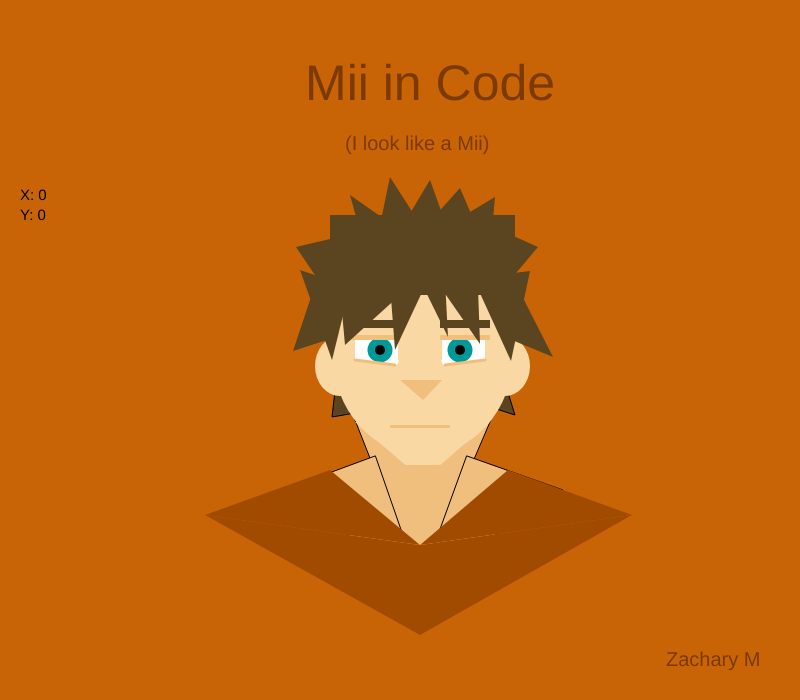
Frame 1 (no input)
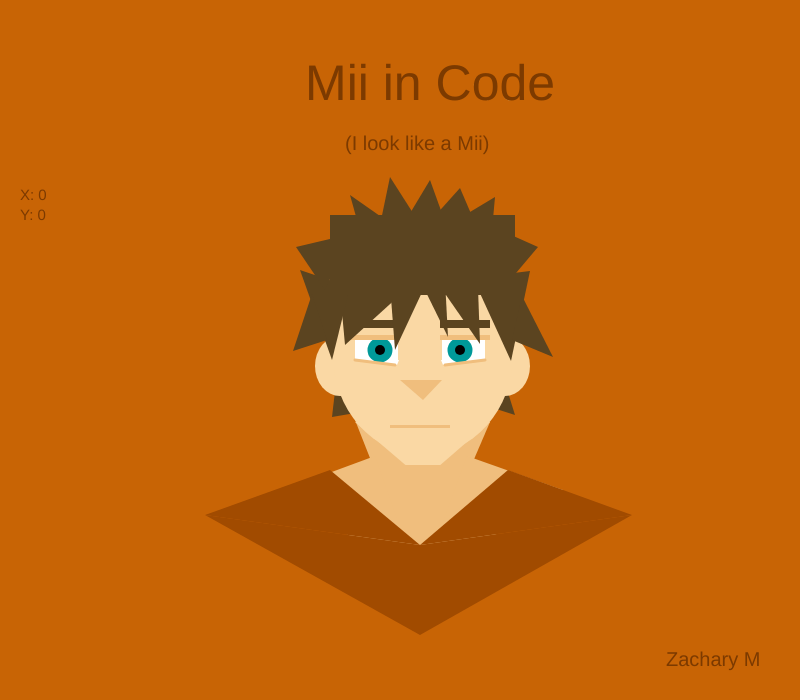
Frame 60 (no input)
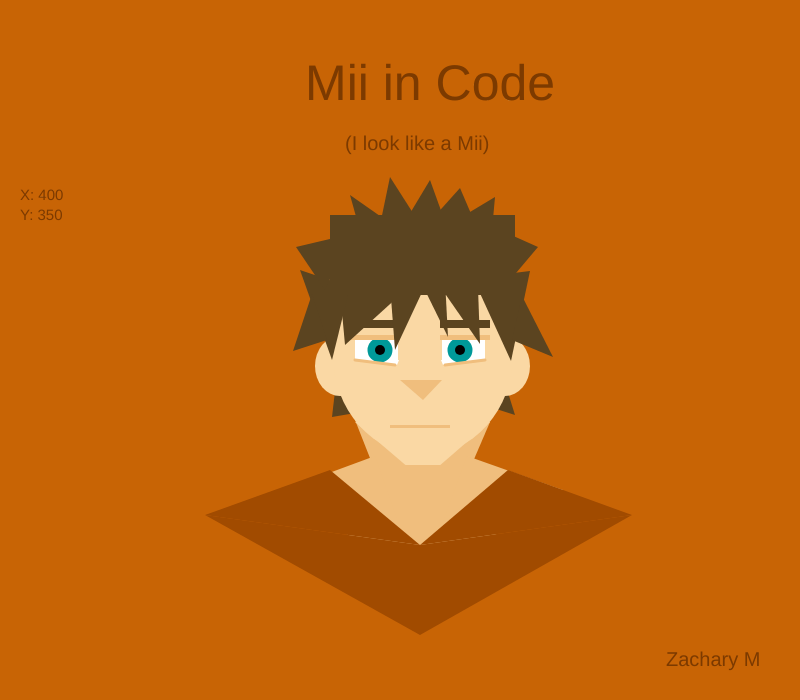
Frame 120 (the mouse pressed at the canvas centre since frame 60)

The p5.js sketch that drew these frames (run headless with seeded random() and noise() and a simulated clock; from frame 60 on, the mouse is pressed at the canvas centre):

// p5.js sketch
// ── sketch.js
var x = 100;
var y = 100;
function setup()
{
    createCanvas(800, 700);
}

function draw()
{
    background(200,100,5);
    textSize(15);
    text("X: " + mouseX,20,200 );
    text("Y: " + mouseY,20,220 );
    //back hair
    fill(91,68,32)
    triangle(335,391,332,417,361,412)
    triangle(505,383,515,415,490,407)
    //neck
    fill(240,190,125)
    triangle(355,420,420,585,490,422)
    triangle(375,456,283,490,420,585)
    triangle(467,456,563,490,420,585)
   //head
    strokeWeight(0)
    fill(250,216,164)
    ellipse(340,366,50,60)
    ellipse(505,366,50,60)
    ellipse(423,315,200,200)
    ellipse(423,355,180,200)
    triangle(355,422,423,480,490,422)
    //eyebrows
    fill(91,68,32)
    rect(350,320,50,8)
    rect(440,320,50,8)
    //eye whites
    fill(255,255,255)
    rect(355,340,43,20)
    rect(442,340,43,20)
    triangle(355,360,397,365,399,360)
    triangle(441,360,443,365,483,360)
    //irises
    fill(0,153,153)
    ellipse(380,350,25)
    ellipse(460,350,25)
    //pupils and around eyes
    fill(0,0,0)
    strokeWeight(10)
    stroke(0,0,0)
    point(380,350)
    point(460,350)
    strokeWeight(0)
    fill(240,190,125)
    rect(350,335,50,5)
    rect(440,335,50,5)
    strokeWeight(3)
    stroke(240,190,125)
    line(395,365,355,360)
    line(445,365,485,360)
    //nose
    strokeWeight(0)
    fill(240,190,125)
    triangle(400,380,423,400,442,380)
    //mouth
    rect(390,425,60,3)
    //front hair
    fill(91,68,32)
    triangle(420,280,448,337,445,280)
    triangle(430,272,480,344,477,260)
    triangle(473,278,511,361,530,271)
    triangle(512,340,553,357,522,296)
    triangle(424,288,395,350,390,285)
    triangle(400,295,345,345,340,290)
    triangle(350,287,332,360,300,270)
    triangle(327,340,293,351,312,294)
    triangle(325,290,296,247,351,234)
    triangle(362,238,350,195,400,230)
    triangle(500,292,538,247,500,230)
    triangle(492,230,495,197,440,230)
    triangle(380,225,390,177,420,224)
    triangle(403,225,430,180,448,230)
    triangle(425,227,460,188,475,223)
    rect(330,215,185,80)
    //git a damn shirt on
    fill(240,190,125)
    rect(395,465,50,20)
    fill(161,75,0)
    triangle(330,470,420,545,205,515)
    triangle(508,470,420,545,632,515)
    triangle(205,515,420,635,420,545)
    triangle(632,515,420,635,420,545)
    //text
    fill(124,58,0)
    textSize(50)
    text('Mii in Code',305,100)
    textSize(20)
    text('Zachary M',666,666)
     text('(I look like a Mii)',345,150)
}
// ── CCFinalPage.html
<html>
<head>
    <title>Homework 6 Website</title>
   <meta charset="utf-8">
  <meta name="viewport" content="width=device-width, initial-scale=1">
  <link rel="stylesheet" href="https://stackpath.bootstrapcdn.com/bootstrap/4.3.1/css/bootstrap.min.css" integrity="sha384-ggOyR0iXCbMQv3Xipma34MD+dH/1fQ784/j6cY/iJTQUOhcWr7x9JvoRxT2MZw1T" crossorigin="anonymous">
  <script src="https://stackpath.bootstrapcdn.com/bootstrap/4.3.1/js/bootstrap.min.js" integrity="sha384-JjSmVgyd0p3pXB1rRibZUAYoIIy6OrQ6VrjIEaFf/nJGzIxFDsf4x0xIM+B07jRM" crossorigin="anonymous"></script>
<style>
h1 {
    border: 4px solid lightsalmon;
    margin: 30px;
    color: coral;
    font-family: 'Lucida Sans', 'Lucida Sans Regular', 'Lucida Grande', 'Lucida Sans Unicode', Geneva, Verdana, sans-serif;
}
h3 {
    color: coral;
    font-family: 'Lucida Sans', 'Lucida Sans Regular', 'Lucida Grande', 'Lucida Sans Unicode', Geneva, Verdana, sans-serif;
    margin-left: 20px;
}
li {
    color: indianred;
    font-family: 'Lucida Sans', 'Lucida Sans Regular', 'Lucida Grande', 'Lucida Sans Unicode', Geneva, Verdana, sans-serif;
    margin-left: 30px;
}
h5 {
    margin-left: 30px;
    font-family: 'Lucida Sans', 'Lucida Sans Regular', 'Lucida Grande', 'Lucida Sans Unicode', Geneva, Verdana, sans-serif;
}
a {
    color: indianred;
}
h4 {
    color:lightsalmon;
    font-family: 'Lucida Sans', 'Lucida Sans Regular', 'Lucida Grande', 'Lucida Sans Unicode', Geneva, Verdana, sans-serif;
    margin-left: 30px;
    margin-right: 200px;
}
p {
    margin-bottom: 50px;
}
img {
    border: 5px solid coral;
}
</style>    
</head>

<body>
<h1 style="text-align:center;">Creative Coding Final Portfolio</h1>
<p>
<h3>Scratch Story: Evolution of a Dragon</h3>
<h4>-    The funny story of how a snake evolves into a dragon; all told through scratch! Complete with basic animations and hilarious audios! -</h4>
<h5><a href="https://scratch.mit.edu/projects/1214172425/">Evolution of a Dragon</a> </h5>
    <img style="margin-left: 30px;" src="Screenshot 2025-12-01 at 7.54.27 PM.png" height="200" width="250">
<p>
<h3>Play Lab: Dog Chasing a Dragon</h3>
<h4>-    Just a happy dog chasing a purple dragon. Every five points earned changes the setting and difficulty until you win! -</h4>
<h5><a href="https://studio.code.org/projects/playlab/n7cLECZsCQN38_9Lg1S8_UsGygrJyQAUN9DqQ-CfrSQ/view">Dog Chasing a Dragon</a> </h5>
    <img style="margin-left: 30px;" src="Screenshot 2025-12-01 at 8.17.46 PM.png" height="200" width="200">
<p>
<h3>Alice: Crows on Mars</h3>
<h4>-    A group of three crows explore the planet Mars together. One is very excited and the other exudes apathy. What mysteries will you encounter? -</h4>
<h5><a href="https://raw.githubusercontent.com/ZacharyMorinville/MART---120/refs/heads/main/Homework%205/Crows%20on%20Mars%20(even%20though%20they're%20ravens).a3p">Crows on Mars</a> </h5>
    <img style="margin-left: 30px;" src="Crows.png" height="200" width="200">
<p>
<h3>Html Pages</h3>
<h4>-    These very pages! Page 1 details a list of my hobbies and favorite restaurants, page 2 contains some of my creative works, and page 3 is for contacts. -</h4>
<h5><a href="Homework8Page1.html">The Website You Are on Right Now!</a></h5>
    <img style="margin-left: 30px;" src="html site.png" height="200" width="270">
<p>
<h3>p5.js Portrait</h3>
<h4>-    A portrait of myself using p5.js. The end result-to me-looked like a Mii, so I went with it! -</h4>
<h5><a href="Homework 9.html">Mii in Code</a></h5>
    <img style="margin-left: 30px;" src="Mii in Code.png" height="200" width="230">
<p>
<h3>p5.js Portrait: Animated!</h3>
<h4>-    The previous portrait, but with movement! -</h4>
<h5><a href="Homework 10.html">Mii Animated</a></h5>
    <img style="margin-left: 30px;" src="Mii animated.png" height="200" width="230">
<p>
<h3>Game In a Browser</h3>
<h4>-    A game with a little orange ball controlled by the player and two obstacle rectangles. The obstacles won't do any harm, but the player can still have have fun avoiding them to get to the exit. -</h4>
<h5><a href="Homework 11.html">Blocks Game</a></h5>
    <img style="margin-left: 30px;" src="Bolcksfirst.png" height="200" width="200">
<p>
<h3>Game In a Browser: Arrays</h3>
<h4>-     -</h4>
<h5><a href="Homework 13.html">Raining Circles</a></h5>
    <img style="margin-left: 30px;" src="ArrayGame.png" height="200" width="200">
<p>




<br />
<h3>Other Pages:</h3>
<h5><a href="Homework8Page1.html">Page 1!</a></h5>
<br />
<h5><a href="Homework8Page2.html">Page 2!</a></h5>
<br />
<h5><a href="Homework8Page3.html">Page 3!</a></h5>
<br />

</body>

</html>
// ── Homework 10.html
<html>
    <head>
        <title>p5.js Homework</title>
        <script src="https://cdnjs.cloudflare.com/ajax/libs/p5.js/1.1.9/p5.min.js"></script>
        <script src="miianim.js"></script>
        <script src="p5.min.js"></script>
    </head>
    <body>

    </body>
</html>
// ── Homework 13.html
<html>
    <head>
        <title>p5.js Homework</title>
        <script src="https://cdnjs.cloudflare.com/ajax/libs/p5.js/1.1.9/p5.min.js"></script>
        <script src="game2.js"></script>
        <script src="p5.min.js"></script>
    </head>
    <body>

    </body>
</html>
// ── Homework8Page1.html
<html>
<head>
    <title>Homework 6 Website</title>
   <meta charset="utf-8">
  <meta name="viewport" content="width=device-width, initial-scale=1">
  <link rel="stylesheet" href="https://stackpath.bootstrapcdn.com/bootstrap/4.3.1/css/bootstrap.min.css" integrity="sha384-ggOyR0iXCbMQv3Xipma34MD+dH/1fQ784/j6cY/iJTQUOhcWr7x9JvoRxT2MZw1T" crossorigin="anonymous">
  <script src="https://stackpath.bootstrapcdn.com/bootstrap/4.3.1/js/bootstrap.min.js" integrity="sha384-JjSmVgyd0p3pXB1rRibZUAYoIIy6OrQ6VrjIEaFf/nJGzIxFDsf4x0xIM+B07jRM" crossorigin="anonymous"></script>
<style>
h1 {
    border: 4px solid lightsalmon;
    margin: 30px;
    color: coral;
    font-family: 'Lucida Sans', 'Lucida Sans Regular', 'Lucida Grande', 'Lucida Sans Unicode', Geneva, Verdana, sans-serif;
}
h3 {
    color: coral;
    font-family: 'Lucida Sans', 'Lucida Sans Regular', 'Lucida Grande', 'Lucida Sans Unicode', Geneva, Verdana, sans-serif;
    margin-left: 20px;
}
li {
    color: indianred;
    font-family: 'Lucida Sans', 'Lucida Sans Regular', 'Lucida Grande', 'Lucida Sans Unicode', Geneva, Verdana, sans-serif;
    margin-left: 30px;
}
h5 {
    margin-left: 30px;
    font-family: 'Lucida Sans', 'Lucida Sans Regular', 'Lucida Grande', 'Lucida Sans Unicode', Geneva, Verdana, sans-serif;
}
a {
    color: indianred;
}
</style>    
</head>
<body>
<h1 style="text-align:center;">Homework Six</h1>
<br />
<h3>My Favorite Hobbies</h3>
<ul>
    <li>Drawing</li>
    <li>Minecraft</li>
    <li>Hiking</li>
    <li>Being Outside</li>
</ul>
<br />
<ul>
    <li><a href="https://backyardtaphouse.com">Backyard Taphouse</a></li>
    <li><a href="https://tincanbarandgrill.com">The Tin Can</a></li>
    <li><a href="https://napsgrill.com">Naps Grill</a></li>
</ul>
<br />
<ol>
    <li><a href="https://artfight.net">Artfight</a></li>
    <li><a href="https://www.youtube.com">Youtube</a></li>
    <li><a href="https://loreforge.com">Lore Forge</a></li>
</ol>
<br />
<h3>Other Pages:</h3>
<h5><a href="Homework8Page2.html">Page 2!</a></h5>
<p>
<h5><a href="Homework8Page3.html">Page 3!</a></h5>
<p>
<h5><a href="CCFinalPage.html">Portfolio!</a></h5>
<p>
<button type="button" class="btn btn-danger">BOO</button>

</body>
</html>
// ── Homework8Page2.html
<html>
    <head>
        <title>Homework 6 Website Page 2</title>
        <meta charset="utf-8">
  <meta name="viewport" content="width=device-width, initial-scale=1">
  <link rel="stylesheet" href="https://stackpath.bootstrapcdn.com/bootstrap/4.3.1/css/bootstrap.min.css" integrity="sha384-ggOyR0iXCbMQv3Xipma34MD+dH/1fQ784/j6cY/iJTQUOhcWr7x9JvoRxT2MZw1T" crossorigin="anonymous">
  <script src="https://stackpath.bootstrapcdn.com/bootstrap/4.3.1/js/bootstrap.min.js" integrity="sha384-JjSmVgyd0p3pXB1rRibZUAYoIIy6OrQ6VrjIEaFf/nJGzIxFDsf4x0xIM+B07jRM" crossorigin="anonymous"></script>
   <style>
    body {
        background-image: url("IMG_0273.PNG");
        background-size: cover;
        background-repeat: no-repeat;
    }
   </style>
</head>
    <body>
        <h1 style="color: lightsalmon; margin-left: 20px; font-family: 'Lucida Sans', 'Lucida Sans Regular', 'Lucida Grande', 'Lucida Sans Unicode', Geneva, Verdana, sans-serif;">Page 2</h1>
        <h2 style="margin-left: 30px; color: coral; font-family: 'Lucida Sans', 'Lucida Sans Regular', 'Lucida Grande', 'Lucida Sans Unicode', Geneva, Verdana, sans-serif;">Wipeout</h2>
        <p style="color: lightsalmon; font-family: 'Lucida Sans', 'Lucida Sans Regular', 'Lucida Grande', 'Lucida Sans Unicode', Geneva, Verdana, sans-serif; background-color:sienna; margin-left: 20px; margin-right: 20px;">	As he stands, he looks very similar to how he does presently, just with less graying hair and wrinkles. He is wearing the typical Watch uniform, sliding the mask on and putting up his hood, but it now has a considerable amount of blood splattered on. The main eye-catcher, however, is the very blank, very dead expression seen on his face. There could be a million thoughts going through his head, or none. Maybe this outcome was fate, maybe it is the result of many mistakes piling on top of each other, either way, all hope is gone from this person. Death isnt justice, life isnt justice. Justice has never existed and never will. There is nothing left intact of this persons former being. Everything will change now, and the path his family brought him up to follow will no longer be left without footsteps covering it. The sick consequence of his existence has finally caught up to him, and now he will restart from the beginning. Whether this is a good or bad thing, he will have to wait and see.
	The camera fades to black for the final time.
</p>
<h4 style="color:coral; margin-left: 30px; font-family: 'Lucida Sans', 'Lucida Sans Regular', 'Lucida Grande', 'Lucida Sans Unicode', Geneva, Verdana, sans-serif;">End snippet of a 2024 work of mine.</h4>
<img src="IMG_966EE5C476D3-1.jpeg" height="200" width="200"/>
<img src="IMG_9643.jpg" height="200" width="200"/>
<img src="Jack - Artfight.jpg" height="250" width="200"/>
<img src="Rhosyn - Artfight.jpg" height="250" width="200"/>
<img src="IMG_0341.jpg" height="200" width="200"/>
<img src="Luztre - Button.jpeg" height="200" width="200"/>
<br />
<h3 style="color: lightsalmon; margin-left: 20px; font-family: 'Lucida Sans', 'Lucida Sans Regular', 'Lucida Grande', 'Lucida Sans Unicode', Geneva, Verdana, sans-serif;">Other Pages:</h3>
<h5 style="margin-left: 30px; font-family: 'Lucida Sans', 'Lucida Sans Regular', 'Lucida Grande', 'Lucida Sans Unicode', Geneva, Verdana, sans-serif;"><a href="Homework8Page1.html" style="color: indianred;">Page 1!</a></h5>
<p>
<h5 style="margin-left: 30px; font-family: 'Lucida Sans', 'Lucida Sans Regular', 'Lucida Grande', 'Lucida Sans Unicode', Geneva, Verdana, sans-serif;"><a href="Homework8Page3.html" style="color: indianred;">Page 3!</a></h5>
 <p>
<h5 style="margin-left: 30px; font-family: 'Lucida Sans', 'Lucida Sans Regular', 'Lucida Grande', 'Lucida Sans Unicode', Geneva, Verdana, sans-serif;"><a href="CCFinalPage.html" style="color: indianred;">Portfolio!</a></h5>

</body>
</html>
// ── Homework8Page3.html
<html>
    <head> 
        <title>Homework 6 Page 3</title>
        <meta charset="utf-8">
  <meta name="viewport" content="width=device-width, initial-scale=1">
  <link rel="stylesheet" href="https://stackpath.bootstrapcdn.com/bootstrap/4.3.1/css/bootstrap.min.css" integrity="sha384-ggOyR0iXCbMQv3Xipma34MD+dH/1fQ784/j6cY/iJTQUOhcWr7x9JvoRxT2MZw1T" crossorigin="anonymous">
  <script src="https://stackpath.bootstrapcdn.com/bootstrap/4.3.1/js/bootstrap.min.js" integrity="sha384-JjSmVgyd0p3pXB1rRibZUAYoIIy6OrQ6VrjIEaFf/nJGzIxFDsf4x0xIM+B07jRM" crossorigin="anonymous"></script>
<style>
    .header{
    color: lightsalmon;
    font-family: 'Lucida Sans', 'Lucida Sans Regular', 'Lucida Grande', 'Lucida Sans Unicode', Geneva, Verdana, sans-serif;
    margin-left: 20px;
}
#button{
    color: coral;
    font-family: 'Lucida Sans', 'Lucida Sans Regular', 'Lucida Grande', 'Lucida Sans Unicode', Geneva, Verdana, sans-serif;
    margin-left: 30px;
}
input[type="radio"] {
    accent-color: coral;
}
#ToA{
    color: coral;
    font-family: 'Lucida Sans', 'Lucida Sans Regular', 'Lucida Grande', 'Lucida Sans Unicode', Geneva, Verdana, sans-serif;
    margin-left: 30px;
}
</style>
 <script>
    function check()
   {
        var firstName = document.getElementById("fName").value;
        var lastName = document.getElementById("lName").value;
        var checkyes = document.getElementById("checkyes");
        var checkno = document.getElementById("checkno")
        var ToAmessage = document.getElementById("ToAmessage");

        if(firstName == "")
    {
        document.getElementById("fName").style.backgroundColor = "coral";
        document.getElementById("fName").focus();
        document.getElementById("fNameInput").innerHTML = "* Tell me your first name.";
        document.getElementById("fNameInput").style.color = "coral";
    }
    if(lastName == "")
    {
        document.getElementById("lName").style.backgroundColor = "coral";
        document.getElementById("lName").focus();
        document.getElementById("lNameInput").innerHTML = "* Tell me your last name.";
        document.getElementById("lNameInput").style.color = "coral";
    }
    if (checkyes.checked)
    {
        ToAmessage.innerHTML = "Thank You";
    } else if(checkno.checked) {
        ToAmessage.innerHTML = ":(";
    } else {
        ToAmessage.innerHTML = "Please Check a Box"
    }
    }
</script>
</head>
    <body>
    <h1 class="header">Contacts</h1>
    <p></p>
    
    <p>First Name: <input type="text" id="fName">&nbsp;<span id="fNameInput"></span></p>
    <br>
    <p>Last Name: <input type="text" id="lName">&nbsp;<span id="lNameInput"></span></p>
    
    <br>
    <h3><a href="https://www.youtube.com/watch?v=dQw4w9WgXcQ&list=RDdQw4w9WgXcQ&start_radio=1" class="header" id="ToA">Terms of Agreement</a></h3>
    <input id="checkyes" type="checkbox" name="Yes" value="Yes">Yes, I agree<br>
    <input id="checkno" type="checkbox" name="No" value="No">Nah.<br>
   <div id="ToAmessage" style="color:coral"></div>
    <p><h3 class="header">Are You Sure?</h3></p>
    <input id="button" type="radio" name="Answer" value="Absolutely">Absolutely<br>
    <input id="button" type="radio" name="Answer" value="Yeah,sure">Yeah, sure<br>
    <input id="button" type="radio" name="Answer" value="Why not">Why not<br>
    <input id="button" type="radio" name="Answer" value="I guess">I guess<br>
    <input id="button" type="radio" name="Answer" value="Nevermind">Nevermind<br>
    <input id="button" type="radio" name="Answer" value="Probably not">Probably Not<br>
    <input id="button" type="radio" name="Answer" value="Nope">Nope<br>
    <input id="button" type="radio" name="Answer" value="Definitely Not">Definitely Not<br>
    <input id="button" type="radio" name="Answer" value="Maybe I should">Maybe I should double check<br>
    <br>
    <button id="SubmitButton" type="button" class="btn btn-danger" onclick="check();">Submit To Thy Data Collection Overlords</button>
    </form>
    <br>
    <h3 class="header">Other Pages:</h3>
<a id="button" href="Homework8Page1.html">Page 1!</a>
<p>
<p>
<a id="button" href="Homework8Page2.html">Page 2!</a>
<p>
<a id="button" href="CCFinalPage.html">Portfolio!</a>
</body>
</html>
// ── miianim.js
var x = 100;
var y = 100;

var eye1X = 380;
var eye1Y = 350;
var eye1Direction = 1;

var eye2X = 460;
var eye2Y = 350;
var eye2Direction = 1;

var brow1X = 350;
var brow1Y = 320;
var brow1Direction = 1;

var brow2X = 440;
var brow2Y = 320;
var brow2Direction = 1;

var mouthX = 390;
var mouthY = 425;
var mouthDirection = 1;

var size = 50;
var count = 0;
var sizeDirection = 2;
function setup()
{
    createCanvas(800, 700);
    eye1Direction = floor(random()*10)
    eye2Direction = floor(random()*10)
    brow1Direction = floor(random()*10)
    brow2Direction = floor(random()*10)
}

function draw()
{
    background(200,100,5);
    textSize(15);
    text("X: " + mouseX,20,200 );
    text("Y: " + mouseY,20,220 );
    //back hair
    fill(91,68,32)
    triangle(335,391,332,417,361,412)
    triangle(505,383,515,415,490,407)
    //neck
    fill(240,190,125)
    triangle(355,420,420,585,490,422)
    triangle(375,456,283,490,420,585)
    triangle(467,456,563,490,420,585)
   //head
    strokeWeight(0)
    fill(250,216,164)
    ellipse(340,366,50,60)
    ellipse(505,366,50,60)
    ellipse(423,315,200,200)
    ellipse(423,355,180,200)
    triangle(355,422,423,480,490,422)
    //eyebrows
    fill(91,68,32)
    rect(350,brow1Y,50,8)
    brow1Y+=brow1Direction;
    if(brow1Y >= 330 || brow1Y <= 310)
    {
        brow1Direction *=-1;
    }
    rect(440,brow2Y,50,8)
    brow2Y+=brow2Direction;
    if(brow2Y >= 330 || brow2Y <= 310)
    {
        brow2Direction *=-1;
    }
    //eye whites
    fill(255,255,255)
    rect(355,340,43,20)
    rect(442,340,43,20)
    triangle(355,360,397,365,399,360)
    triangle(441,360,443,365,483,360)
    //irises
    fill(0,153,153)
    ellipse(eye1X,350,25)
    eye1X+=eye1Direction;
    if(eye1X >= 390 || eye1X <= 370)
    {
        eye1Direction *=-1;
    }
    
    ellipse(eye2X,350,25)
    eye2X+=eye2Direction;
    if(eye2X >= 470 || eye2X <= 450)
    {
        eye2Direction *=-1;
    }

    //pupils and around eyes
    fill(0,0,0)
    strokeWeight(10)
    stroke(0,0,0)
    point(eye1X,eye1Y)
    point(eye2X,eye2Y)
    strokeWeight(0)
    fill(240,190,125)
    rect(350,335,50,5)
    rect(440,335,50,5)
    strokeWeight(3)
    stroke(240,190,125)
    line(395,365,355,360)
    line(445,365,485,360)
    //nose
    strokeWeight(0)
    fill(240,190,125)
    triangle(400,380,423,400,442,380)
    //mouth
    rect(mouthX,mouthY,60,3)
     mouthX+=mouthDirection;
     mouthY+=mouthDirection;
    if(mouthX >= 375 || mouthX <= 400)
    {
        mouthDirection *=-1;
    }
    if(mouthY >= 410 || mouthY <= 440)
    {
        mouthDirection *=-1;
    }
    //front hair
    fill(91,68,32)
    triangle(420,280,448,337,445,280)
    triangle(430,272,480,344,477,260)
    triangle(473,278,511,361,530,271)
    triangle(512,340,553,357,522,296)
    triangle(424,288,395,350,390,285)
    triangle(400,295,345,345,340,290)
    triangle(350,287,332,360,300,270)
    triangle(327,340,293,351,312,294)
    triangle(325,290,296,247,351,234)
    triangle(362,238,350,195,400,230)
    triangle(500,292,538,247,500,230)
    triangle(492,230,495,197,440,230)
    triangle(380,225,390,177,420,224)
    triangle(403,225,430,180,448,230)
    triangle(425,227,460,188,475,223)
    rect(330,215,185,80)
    //git a damn shirt on
    fill(240,190,125)
    rect(395,465,50,20)
    fill(161,75,0)
    triangle(330,470,420,545,205,515)
    triangle(508,470,420,545,632,515)
    triangle(205,515,420,635,420,545)
    triangle(632,515,420,635,420,545)
    //text
    fill(124,58,0)
    textSize(size)
    size += sizeDirection;
    count ++;
    if(count>5)
    {
        sizeDirection *=-1;
        count = 0;
    }
    text('Mii in Code',305,100)
    textSize(20)
    text('Zachary M',666,666)
     text('(I look like a Mii)',345,150)
}
// ── stylesheet.css
span.blueColor{
    color: aqua;
    font-family: 'Lucida Sans', 'Lucida Sans Regular', 'Lucida Grande', 'Lucida Sans Unicode', Geneva, Verdana, sans-serif;
    font-size: 24px;
}
